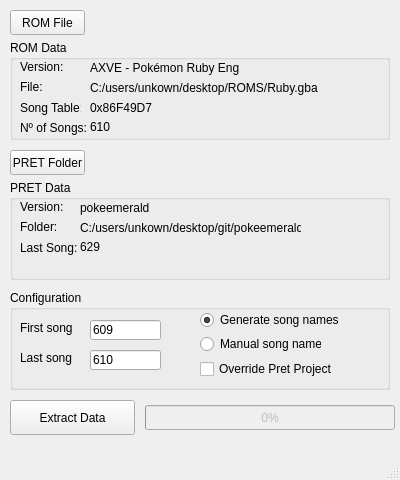
<?xml version="1.0" encoding="UTF-8"?>
<ui version="4.0">
 <class>MainWindow</class>
 <widget class="QMainWindow" name="MainWindow">
  <property name="geometry">
   <rect>
    <x>0</x>
    <y>0</y>
    <width>400</width>
    <height>480</height>
   </rect>
  </property>
  <property name="windowTitle">
   <string>GBA to Pret Music Data</string>
  </property>
  <widget class="QWidget" name="centralwidget">
   <widget class="QGroupBox" name="groupBox">
    <property name="geometry">
     <rect>
      <x>10</x>
      <y>40</y>
      <width>380</width>
      <height>100</height>
     </rect>
    </property>
    <property name="title">
     <string>ROM Data</string>
    </property>
    <widget class="QLabel" name="label_6">
     <property name="geometry">
      <rect>
       <x>10</x>
       <y>20</y>
       <width>47</width>
       <height>14</height>
      </rect>
     </property>
     <property name="text">
      <string>Version:</string>
     </property>
    </widget>
    <widget class="QLabel" name="label_7">
     <property name="geometry">
      <rect>
       <x>10</x>
       <y>40</y>
       <width>47</width>
       <height>14</height>
      </rect>
     </property>
     <property name="text">
      <string>File:</string>
     </property>
    </widget>
    <widget class="QLabel" name="label_8">
     <property name="geometry">
      <rect>
       <x>10</x>
       <y>60</y>
       <width>61</width>
       <height>16</height>
      </rect>
     </property>
     <property name="text">
      <string>Song Table:</string>
     </property>
    </widget>
    <widget class="QLabel" name="label_9">
     <property name="geometry">
      <rect>
       <x>10</x>
       <y>80</y>
       <width>91</width>
       <height>16</height>
      </rect>
     </property>
     <property name="text">
      <string>Nº of Songs:</string>
     </property>
    </widget>
    <widget class="QLabel" name="label_rversion">
     <property name="geometry">
      <rect>
       <x>80</x>
       <y>20</y>
       <width>271</width>
       <height>16</height>
      </rect>
     </property>
     <property name="text">
      <string>AXVE - Pokémon Ruby Eng</string>
     </property>
    </widget>
    <widget class="QLabel" name="label_rfile">
     <property name="geometry">
      <rect>
       <x>80</x>
       <y>40</y>
       <width>261</width>
       <height>16</height>
      </rect>
     </property>
     <property name="text">
      <string>C:/users/unkown/desktop/ROMS/Ruby.gba</string>
     </property>
    </widget>
    <widget class="QLabel" name="label_rsongTable">
     <property name="geometry">
      <rect>
       <x>80</x>
       <y>60</y>
       <width>141</width>
       <height>16</height>
      </rect>
     </property>
     <property name="text">
      <string>0x86F49D7</string>
     </property>
    </widget>
    <widget class="QLabel" name="label_rsongNum">
     <property name="geometry">
      <rect>
       <x>80</x>
       <y>80</y>
       <width>47</width>
       <height>14</height>
      </rect>
     </property>
     <property name="text">
      <string>610</string>
     </property>
    </widget>
   </widget>
   <widget class="QGroupBox" name="groupBox_2">
    <property name="geometry">
     <rect>
      <x>10</x>
      <y>180</y>
      <width>380</width>
      <height>100</height>
     </rect>
    </property>
    <property name="title">
     <string>PRET Data</string>
    </property>
    <widget class="QLabel" name="label_3">
     <property name="geometry">
      <rect>
       <x>10</x>
       <y>20</y>
       <width>47</width>
       <height>14</height>
      </rect>
     </property>
     <property name="text">
      <string>Version:</string>
     </property>
    </widget>
    <widget class="QLabel" name="label_4">
     <property name="geometry">
      <rect>
       <x>10</x>
       <y>40</y>
       <width>47</width>
       <height>14</height>
      </rect>
     </property>
     <property name="text">
      <string>Folder:</string>
     </property>
    </widget>
    <widget class="QLabel" name="label_5">
     <property name="geometry">
      <rect>
       <x>10</x>
       <y>60</y>
       <width>61</width>
       <height>16</height>
      </rect>
     </property>
     <property name="text">
      <string>Last Song:</string>
     </property>
    </widget>
    <widget class="QLabel" name="label_pversion">
     <property name="geometry">
      <rect>
       <x>70</x>
       <y>20</y>
       <width>121</width>
       <height>16</height>
      </rect>
     </property>
     <property name="text">
      <string>pokeemerald</string>
     </property>
    </widget>
    <widget class="QLabel" name="label_pfolder">
     <property name="geometry">
      <rect>
       <x>70</x>
       <y>40</y>
       <width>221</width>
       <height>16</height>
      </rect>
     </property>
     <property name="text">
      <string>C:/users/unkown/desktop/git/pokeemerald</string>
     </property>
    </widget>
    <widget class="QLabel" name="label_plastSong">
     <property name="geometry">
      <rect>
       <x>70</x>
       <y>60</y>
       <width>47</width>
       <height>14</height>
      </rect>
     </property>
     <property name="text">
      <string>629</string>
     </property>
    </widget>
   </widget>
   <widget class="QGroupBox" name="groupBox_3">
    <property name="geometry">
     <rect>
      <x>10</x>
      <y>290</y>
      <width>380</width>
      <height>100</height>
     </rect>
    </property>
    <property name="title">
     <string>Configuration</string>
    </property>
    <widget class="QRadioButton" name="radioButton_generate">
     <property name="geometry">
      <rect>
       <x>190</x>
       <y>20</y>
       <width>151</width>
       <height>20</height>
      </rect>
     </property>
     <property name="text">
      <string>Generate song names</string>
     </property>
     <property name="checked">
      <bool>true</bool>
     </property>
    </widget>
    <widget class="QRadioButton" name="radioButton_Name">
     <property name="geometry">
      <rect>
       <x>190</x>
       <y>45</y>
       <width>121</width>
       <height>18</height>
      </rect>
     </property>
     <property name="text">
      <string>Manual song names</string>
     </property>
    </widget>
    <widget class="QCheckBox" name="checkBox_override">
     <property name="geometry">
      <rect>
       <x>190</x>
       <y>70</y>
       <width>141</width>
       <height>18</height>
      </rect>
     </property>
     <property name="text">
      <string>Override Pret Project</string>
     </property>
    </widget>
    <widget class="QLabel" name="label_2">
     <property name="geometry">
      <rect>
       <x>10</x>
       <y>60</y>
       <width>60</width>
       <height>16</height>
      </rect>
     </property>
     <property name="text">
      <string>Last song</string>
     </property>
    </widget>
    <widget class="QLabel" name="label">
     <property name="geometry">
      <rect>
       <x>10</x>
       <y>30</y>
       <width>60</width>
       <height>16</height>
      </rect>
     </property>
     <property name="text">
      <string>First song</string>
     </property>
    </widget>
    <widget class="QLineEdit" name="lineEdit_firstSong">
     <property name="geometry">
      <rect>
       <x>80</x>
       <y>30</y>
       <width>71</width>
       <height>20</height>
      </rect>
     </property>
     <property name="text">
      <string>609</string>
     </property>
    </widget>
    <widget class="QLineEdit" name="lineEdit_LastSong">
     <property name="geometry">
      <rect>
       <x>80</x>
       <y>60</y>
       <width>71</width>
       <height>20</height>
      </rect>
     </property>
     <property name="text">
      <string>610</string>
     </property>
    </widget>
   </widget>
   <widget class="QPushButton" name="pushButton_File">
    <property name="geometry">
     <rect>
      <x>10</x>
      <y>10</y>
      <width>75</width>
      <height>25</height>
     </rect>
    </property>
    <property name="text">
     <string>ROM File</string>
    </property>
   </widget>
   <widget class="QPushButton" name="pushButton_Folder">
    <property name="geometry">
     <rect>
      <x>10</x>
      <y>150</y>
      <width>75</width>
      <height>25</height>
     </rect>
    </property>
    <property name="text">
     <string>PRET Folder</string>
    </property>
   </widget>
   <widget class="QPushButton" name="pushButton_Decompile">
    <property name="geometry">
     <rect>
      <x>10</x>
      <y>400</y>
      <width>125</width>
      <height>35</height>
     </rect>
    </property>
    <property name="text">
     <string>Extract Data</string>
    </property>
   </widget>
   <widget class="QProgressBar" name="progressBar">
    <property name="enabled">
     <bool>false</bool>
    </property>
    <property name="geometry">
     <rect>
      <x>145</x>
      <y>405</y>
      <width>250</width>
      <height>25</height>
     </rect>
    </property>
    <property name="value">
     <number>0</number>
    </property>
   </widget>
  </widget>
  <widget class="QMenuBar" name="menubar">
   <property name="geometry">
    <rect>
     <x>0</x>
     <y>0</y>
     <width>400</width>
     <height>22</height>
    </rect>
   </property>
  </widget>
  <widget class="QStatusBar" name="statusbar"/>
 </widget>
 <resources/>
 <connections/>
</ui>
